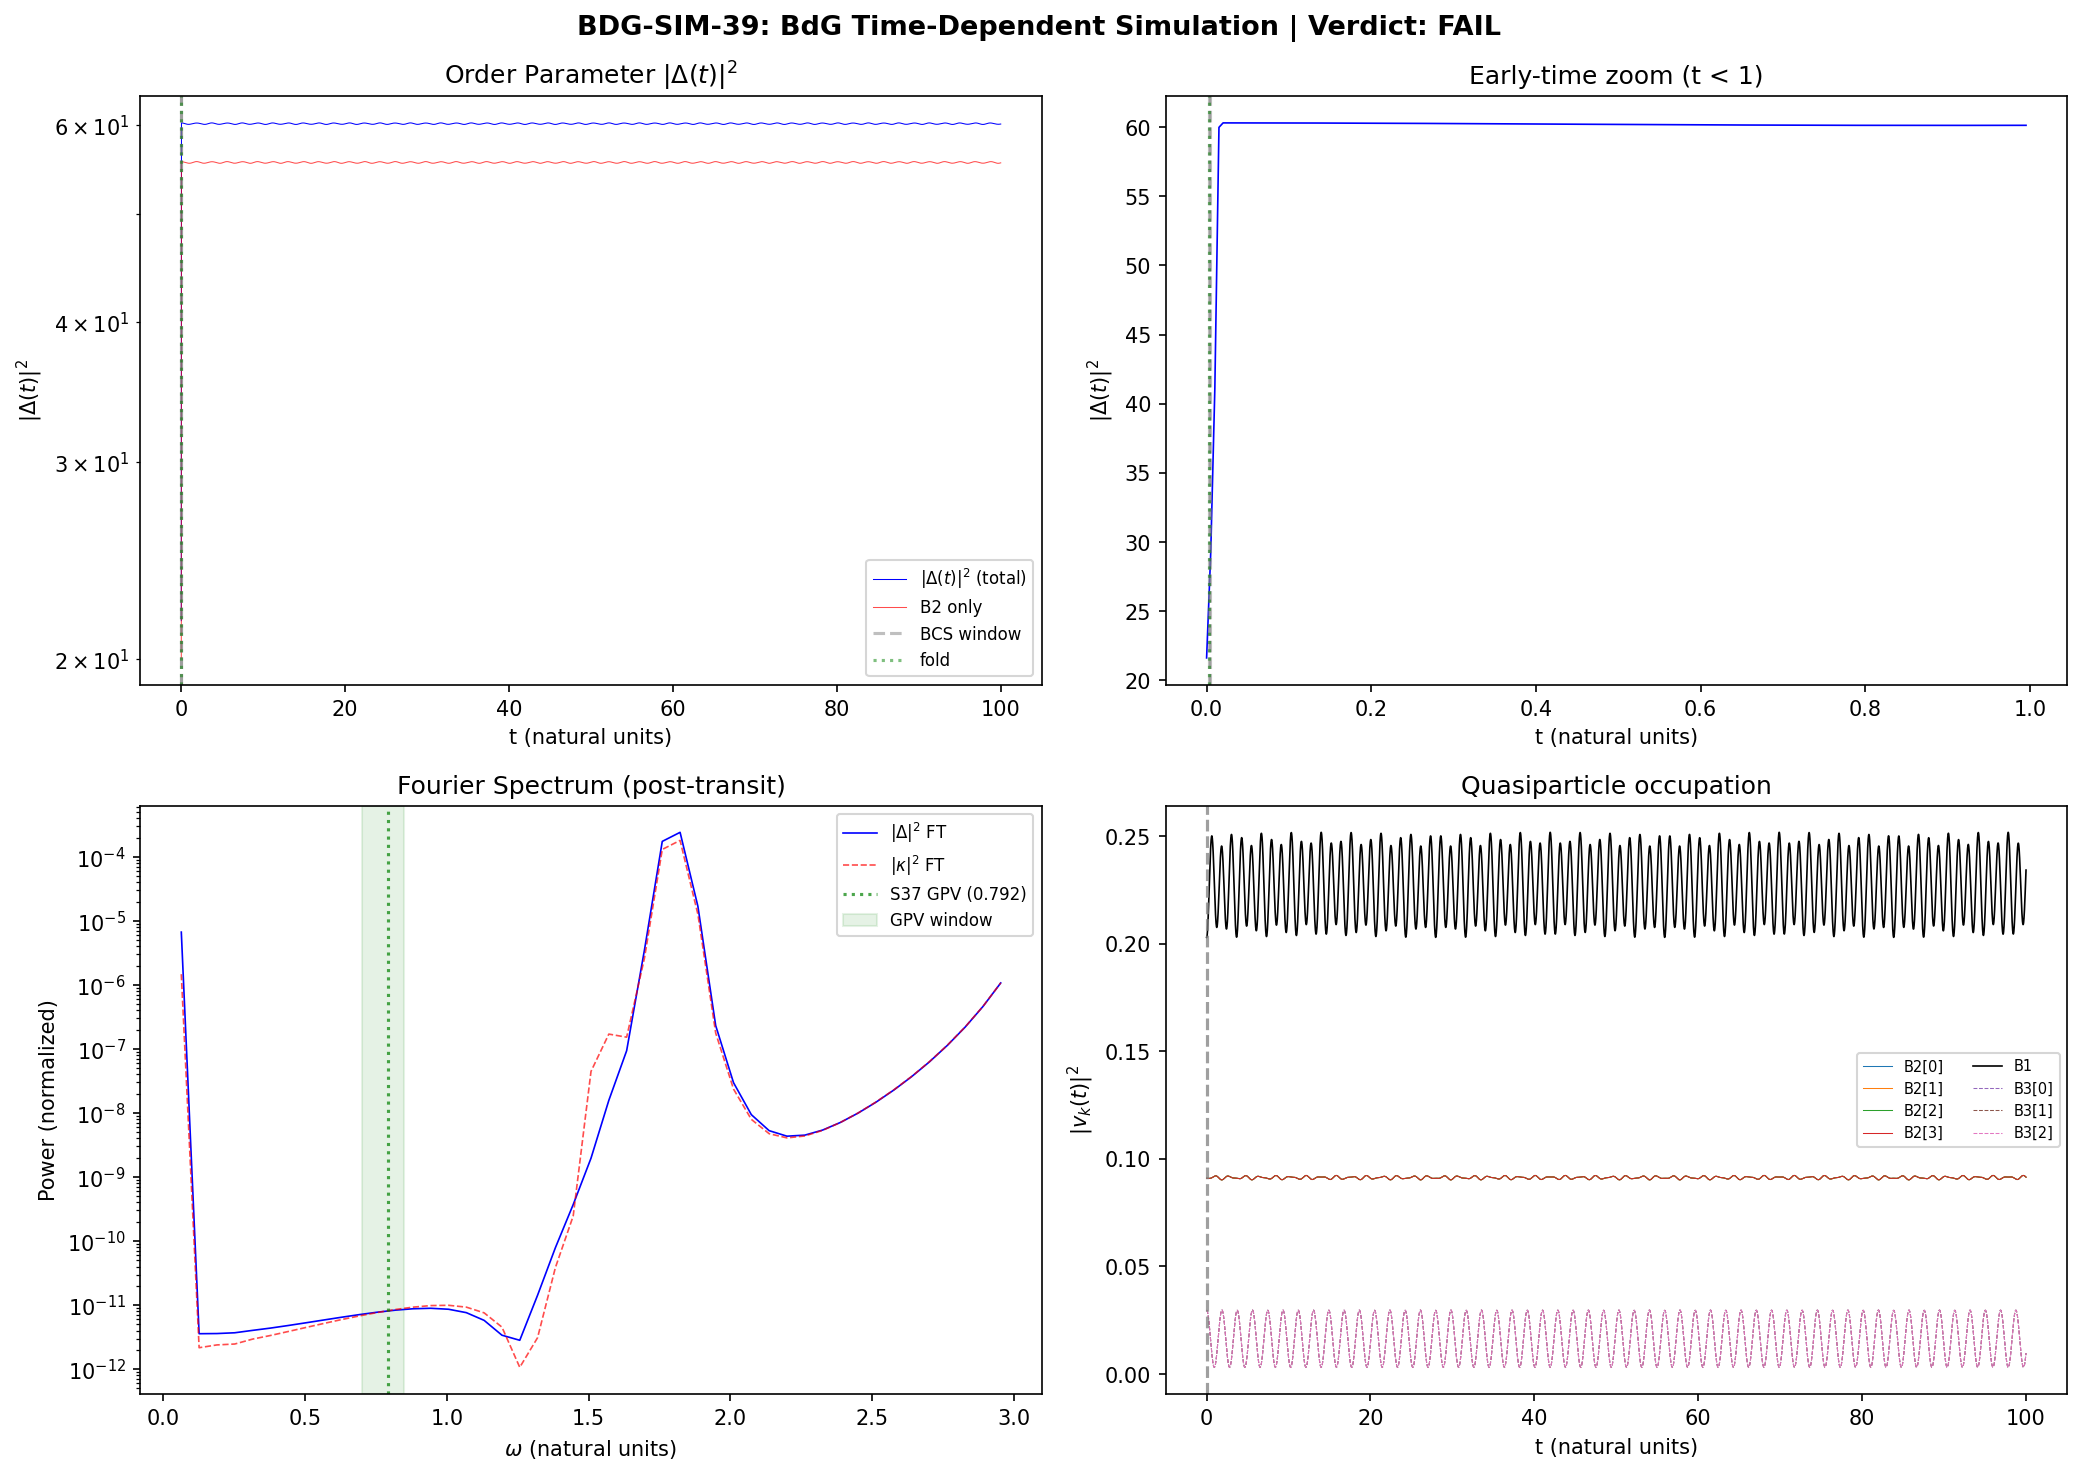

This figure's Python source:
#!/usr/bin/env python3
"""
Session 39, W3-3: BdG Time-Dependent Simulation (BDG-SIM-39)
=============================================================

Simulates the full 8-mode BdG equations through the fold transit to track
condensate dynamics in real time.

Physics:
  - 8 gap-edge modes: 4 B2 (degenerate, rho=14.023) + 1 B1 (rho=1) + 3 B3 (rho=1)
  - Single-particle energies epsilon_k(tau) interpolated from Kosmann data at 9 tau values
  - Coupling V_{kj} also tau-dependent, interpolated from Kosmann K_a matrices
  - mu = 0 (particle-hole symmetric, proven S34)
  - Quench protocol: tau(t) = tau_init + |v_terminal| * t, v_terminal = 26.545

BdG equations (mean-field, self-consistent):
  i d/dt |u_k, v_k> = H_BdG_k(t) |u_k, v_k>
  H_BdG_k = [ xi_k(tau(t))    Delta_k(t)  ]
            [ Delta_k*(t)     -xi_k(tau(t)) ]
  Delta_k(t) = sum_j V_kj(tau(t)) * rho_j * u_j(t) * conj(v_j(t))

Initial condition: BCS ground state at tau_init = 0.10 (equilibrium BdG solution).

Gate: BDG-SIM-39
  PASS: GPV peak visible in FT of |Delta(t)|^2 at omega in [0.70, 0.85] with Q > 3.
  FAIL: no identifiable GPV peak.

Author: gen-physicist (Session 39)
"""

import os
import sys
import time
import numpy as np
from scipy.integrate import solve_ivp
from scipy.interpolate import CubicSpline
from scipy.signal import find_peaks
import matplotlib
matplotlib.use('Agg')
import matplotlib.pyplot as plt

SCRIPT_DIR = os.path.dirname(os.path.abspath(__file__))
t0_wall = time.time()

print("=" * 78)
print("Session 39, W3-3: BdG TIME-DEPENDENT SIMULATION (BDG-SIM-39)")
print("=" * 78)

# ======================================================================
#  Step 1: Load and interpolate tau-dependent single-particle data
# ======================================================================
print("\n" + "=" * 78)
print("STEP 1: LOAD TAU-DEPENDENT DATA")
print("=" * 78)

kosmann = np.load(os.path.join(SCRIPT_DIR, 's23a_kosmann_singlet.npz'),
                  allow_pickle=True)
vh_arbiter = np.load(os.path.join(SCRIPT_DIR, 's35a_vh_impedance_arbiter.npz'),
                     allow_pickle=True)
d36d = np.load(os.path.join(SCRIPT_DIR, 's36_tau_dynamics.npz'), allow_pickle=True)
d37 = np.load(os.path.join(SCRIPT_DIR, 's37_instanton_action.npz'), allow_pickle=True)
d37ps = np.load(os.path.join(SCRIPT_DIR, 's37_pair_susceptibility.npz'), allow_pickle=True)

# Transit parameters
v_terminal = abs(float(d36d['an_S_full_v_terminal']))  # 26.545
BCS_lo = float(d36d['BCS_window_lo'])                    # 0.175
BCS_hi = float(d36d['BCS_window_hi'])                    # 0.205
tau_fold = float(d37['tau_fold'])                          # 0.19016
E_cond_s37 = float(d37['E_cond_use'])                     # -0.1557

# DOS
rho_smooth = float(vh_arbiter['rho_at_physical'])  # 14.023
n_modes = 8  # (local)

# S37 reference values
omega_PV_s37 = float(d37ps['omega_plus'])   # 0.792 (GPV frequency)
E_cond_s37ps = float(d37ps['E_cond'])       # -0.137

print(f"  v_terminal       = {v_terminal:.3f}")
print(f"  BCS window       = [{BCS_lo}, {BCS_hi}]")
print(f"  tau_fold          = {tau_fold:.5f}")
print(f"  rho_smooth (B2)   = {rho_smooth:.3f}")
print(f"  omega_PV (S37)    = {omega_PV_s37:.4f}")
print(f"  E_cond (S37)      = {E_cond_s37:.6f}")

# ======================================================================
#  Step 2: Build tau-dependent interpolators for E_k(tau) and V_kj(tau)
# ======================================================================
print("\n" + "=" * 78)
print("STEP 2: BUILD INTERPOLATORS")
print("=" * 78)

tau_grid = kosmann['tau_values']  # [0, 0.1, 0.15, 0.2, 0.25, 0.3, 0.35, 0.4, 0.5]
n_tau = len(tau_grid)

# Extract E_8(tau) and V_8x8(tau) at each grid point
E_8_grid = np.zeros((n_tau, n_modes))
V_8x8_grid = np.zeros((n_tau, n_modes, n_modes))

for ti in range(n_tau):
    evals = kosmann[f'eigenvalues_{ti}']
    si = np.argsort(evals)
    evals_s = evals[si]
    pos_idx = np.where(evals_s > 0)[0]

    B1_idx = pos_idx[0:1]
    B2_idx = pos_idx[1:5]
    B3_idx = pos_idx[5:8]
    full_idx = np.concatenate([B2_idx, B1_idx, B3_idx])

    E_8_grid[ti] = evals_s[full_idx]

    V_16 = np.zeros((16, 16))
    for a in range(8):
        K = kosmann[f'K_a_matrix_{ti}_{a}']
        V_16 += np.abs(K)**2
    V_8x8_grid[ti] = V_16[np.ix_(full_idx, full_idx)]

# Build cubic splines for each quantity
E_splines = [CubicSpline(tau_grid, E_8_grid[:, k]) for k in range(n_modes)]
V_splines = [[CubicSpline(tau_grid, V_8x8_grid[:, k, j]) for j in range(n_modes)]
              for k in range(n_modes)]

# DOS array: B2 modes get rho_smooth, B1/B3 get 1.0
rho = np.array([rho_smooth]*4 + [1.0, 1.0, 1.0, 1.0])
mu = 0.0  # (local)

def get_E(tau_val):
    """Return E_8 at given tau."""
    return np.array([E_splines[k](tau_val) for k in range(n_modes)])

def get_V(tau_val):
    """Return V_8x8 at given tau."""
    V = np.zeros((n_modes, n_modes))
    for k in range(n_modes):
        for j in range(n_modes):
            V[k, j] = V_splines[k][j](tau_val)
    return V

# Validate at tau = 0.20
E_test = get_E(0.20)
V_test = get_V(0.20)
print(f"  Interpolator validation at tau = 0.20:")
print(f"    E_B2 = {E_test[:4]}")
print(f"    E_B1 = {E_test[4]:.6f}")
print(f"    E_B3 = {E_test[5:8]}")
print(f"    V(B1,B1) = {V_test[4,4]:.2e} (should be ~0)")
print(f"    V(B2,B1) = {V_test[:4,4]}")

# ======================================================================
#  Step 3: Static BCS solution at tau_init for initial conditions
# ======================================================================
print("\n" + "=" * 78)
print("STEP 3: INITIAL CONDITION (STATIC BCS AT tau_init)")
print("=" * 78)

tau_init = 0.10
tau_final = 0.30

def solve_bcs_static(tau_val, max_iter=500, tol=1e-12):
    """Self-consistent BCS solution at given tau.
    Returns (u_k, v_k, Delta_k, E_qp_k) for all 8 modes.
    """
    E = get_E(tau_val)
    V = get_V(tau_val)
    xi = E - mu  # mu = 0

    # Physical V_kj with DOS weighting: V_eff_kj = V_kj * sqrt(rho_k * rho_j)
    # Actually: Delta_k = sum_j V_kj * rho_j * u_j * v_j^*
    # Standard BCS gap equation: Delta_k = sum_j V_kj * rho_j * Delta_j / (2 * E_qp_j)

    # Start with uniform trial gap
    Delta = np.ones(n_modes) * 0.05

    for iteration in range(max_iter):
        E_qp = np.sqrt(xi**2 + Delta**2)
        # Gap equation: Delta_k = sum_j V_kj * rho_j * Delta_j / (2 * E_qp_j)
        new_Delta = np.zeros(n_modes)
        for k in range(n_modes):
            for j in range(n_modes):
                new_Delta[k] += V[k, j] * rho[j] * Delta[j] / (2.0 * E_qp[j])

        # Check convergence
        diff = np.max(np.abs(new_Delta - Delta))
        Delta = new_Delta.copy()
        if diff < tol:
            break

    E_qp = np.sqrt(xi**2 + Delta**2)
    # BCS amplitudes
    u = np.sqrt(0.5 * (1.0 + xi / E_qp))
    v = np.sqrt(0.5 * (1.0 - xi / E_qp))
    # Sign convention: v has same sign as Delta
    v = np.sign(Delta) * np.abs(v)

    return u, v, Delta, E_qp

u0, v0, Delta0, Eqp0 = solve_bcs_static(tau_init)
E_init = get_E(tau_init)
xi_init = E_init - mu

print(f"  tau_init = {tau_init}")
print(f"  E_k(tau_init) = {E_init}")
print(f"  xi_k(tau_init) = {xi_init}")
print(f"  Static BCS gap: Delta_k = {Delta0}")
print(f"  E_qp = {Eqp0}")
print(f"  u_k = {u0}")
print(f"  v_k = {v0}")
print(f"  Condensation energy check: E_cond ~ -sum rho_k Delta_k^2 / (2*E_qp_k)")
E_cond_check = -np.sum(rho * Delta0**2 / (2.0 * Eqp0))
print(f"    E_cond ~ {E_cond_check:.6f}")

# Also solve at fold for reference
u_fold, v_fold, Delta_fold, Eqp_fold = solve_bcs_static(tau_fold)
print(f"\n  Static BCS at fold (tau={tau_fold:.5f}):")
print(f"    Delta_k = {Delta_fold}")
print(f"    E_qp = {Eqp_fold}")

# Gap magnitude for plotting reference
Delta_scalar_init = np.sqrt(np.sum(rho * Delta0**2))
Delta_scalar_fold = np.sqrt(np.sum(rho * Delta_fold**2))
print(f"\n  |Delta|_rms(init) = {Delta_scalar_init:.6f}")
print(f"  |Delta|_rms(fold) = {Delta_scalar_fold:.6f}")

# ======================================================================
#  Step 4: Define BdG time evolution (ODE system)
# ======================================================================
print("\n" + "=" * 78)
print("STEP 4: BdG TIME-DEPENDENT EQUATIONS")
print("=" * 78)

# State vector: y = [Re(u_0), Im(u_0), Re(v_0), Im(v_0),
#                     Re(u_1), Im(u_1), Re(v_1), Im(v_1), ...]
# Total: 8 modes * 4 real components = 32 real ODEs

def bdg_rhs(t, y):
    """Right-hand side of BdG equations.

    i d/dt [u_k] = [  xi_k    Delta_k ] [u_k]
            [v_k]   [ Delta_k* -xi_k   ] [v_k]

    Delta_k = sum_j V_kj * rho_j * u_j * conj(v_j)
    """
    # Unpack complex amplitudes
    u = np.zeros(n_modes, dtype=complex)
    v = np.zeros(n_modes, dtype=complex)
    for k in range(n_modes):
        base = 4 * k
        u[k] = y[base] + 1j * y[base + 1]
        v[k] = y[base + 2] + 1j * y[base + 3]

    # Current tau
    tau_t = tau_init + v_terminal * t

    # Clamp tau to interpolation range
    tau_t = np.clip(tau_t, tau_grid[0] + 1e-10, tau_grid[-1] - 1e-10)

    # Get tau-dependent quantities
    E = get_E(tau_t)
    V = get_V(tau_t)
    xi = E - mu

    # Self-consistent gap
    # Delta_k = sum_j V_kj * rho_j * u_j * conj(v_j)
    kappa = u * np.conj(v)  # anomalous density
    Delta = np.zeros(n_modes, dtype=complex)
    for k in range(n_modes):
        Delta[k] = np.sum(V[k, :] * rho * kappa)

    # BdG equations: i d/dt u_k = xi_k * u_k + Delta_k * v_k
    #                i d/dt v_k = Delta_k^* * u_k - xi_k * v_k
    du = np.zeros(n_modes, dtype=complex)
    dv = np.zeros(n_modes, dtype=complex)
    for k in range(n_modes):
        du[k] = -1j * (xi[k] * u[k] + Delta[k] * v[k])
        dv[k] = -1j * (np.conj(Delta[k]) * u[k] - xi[k] * v[k])

    # Pack back to real
    dydt = np.zeros(4 * n_modes)
    for k in range(n_modes):
        base = 4 * k
        dydt[base] = du[k].real
        dydt[base + 1] = du[k].imag
        dydt[base + 2] = dv[k].real
        dydt[base + 3] = dv[k].imag

    return dydt


# Initial condition
y0 = np.zeros(4 * n_modes)
for k in range(n_modes):
    base = 4 * k
    y0[base] = u0[k].real      # Re(u_k)
    y0[base + 1] = 0.0         # Im(u_k) = 0 (real initial state)
    y0[base + 2] = v0[k].real  # Re(v_k)
    y0[base + 3] = 0.0         # Im(v_k) = 0

# Time range: tau goes from tau_init=0.10 to tau_final=0.30
# t_transit = (tau_final - tau_init) / v_terminal
t_transit = (tau_final - tau_init) / v_terminal
T_total = 100.0  # natural units (>> 10 * T_OTOC ~ 67)

# But also check: time to reach tau_final
t_reach_final = (tau_final - tau_init) / v_terminal
t_reach_edge = (tau_grid[-1] - tau_init) / v_terminal

print(f"  Number of ODE components: {4 * n_modes}")
print(f"  t_transit (BCS window): {t_transit:.6e}")
print(f"  t to reach tau=0.30: {t_reach_final:.6e}")
print(f"  t to reach tau=0.50: {t_reach_edge:.6e}")
print(f"  T_total = {T_total}")
print(f"  T_total / t_transit = {T_total / t_transit:.0f}")

# After tau reaches the edge of interpolation, the modulus is beyond the
# BCS window. We continue evolution but with frozen tau at the boundary.
# In practice: once tau > 0.50, single-particle levels are well above the
# BCS instability region and the condensate is destroyed.

# ======================================================================
#  Step 5: Integrate
# ======================================================================
print("\n" + "=" * 78)
print("STEP 5: NUMERICAL INTEGRATION")
print("=" * 78)

t_start = time.time()

# Dense output for smooth time series
n_points = 20000
t_eval = np.linspace(0, T_total, n_points)

sol = solve_ivp(
    bdg_rhs,
    (0, T_total),
    y0,
    method='RK45',
    t_eval=t_eval,
    rtol=1e-10,
    atol=1e-12,
    max_step=0.01  # Ensure good resolution during transit
)

t_integrate = time.time() - t_start
print(f"  Integration time: {t_integrate:.2f} s")
print(f"  Status: {sol.message}")
print(f"  N steps (internal): {sol.nfev}")
print(f"  Solution shape: {sol.y.shape}")

if not sol.success:
    print("  WARNING: Integration failed!")
    sys.exit(1)

t_arr = sol.t
y_arr = sol.y

# ======================================================================
#  Step 6: Extract observables
# ======================================================================
print("\n" + "=" * 78)
print("STEP 6: EXTRACT OBSERVABLES")
print("=" * 78)

# Reconstruct u_k(t), v_k(t), Delta_k(t)
u_t = np.zeros((n_modes, len(t_arr)), dtype=complex)
v_t = np.zeros((n_modes, len(t_arr)), dtype=complex)

for k in range(n_modes):
    base = 4 * k
    u_t[k] = y_arr[base] + 1j * y_arr[base + 1]
    v_t[k] = y_arr[base + 2] + 1j * y_arr[base + 3]

# Self-consistent gap Delta_k(t) = sum_j V_kj(tau(t)) * rho_j * u_j * conj(v_j)
Delta_t = np.zeros((n_modes, len(t_arr)), dtype=complex)
tau_t_arr = tau_init + v_terminal * t_arr
tau_t_arr = np.clip(tau_t_arr, tau_grid[0] + 1e-10, tau_grid[-1] - 1e-10)

kappa_t = u_t * np.conj(v_t)  # anomalous density (n_modes, n_times)

for idx in range(len(t_arr)):
    tau_val = tau_t_arr[idx]
    V = get_V(tau_val)
    for k in range(n_modes):
        Delta_t[k, idx] = np.sum(V[k, :] * rho * kappa_t[:, idx])

# Total gap squared (scalar order parameter)
Delta_sq = np.sum(rho[:, None] * np.abs(Delta_t)**2, axis=0)
Delta_scalar = np.sqrt(Delta_sq)

# Also compute per-branch gaps
Delta_B2_sq = np.sum(rho[:4, None] * np.abs(Delta_t[:4])**2, axis=0)
Delta_B1_sq = rho[4] * np.abs(Delta_t[4])**2
Delta_B3_sq = np.sum(rho[5:8, None] * np.abs(Delta_t[5:8])**2, axis=0)

# Quasiparticle occupation: n_k(t) = |v_k(t)|^2
n_qp_t = np.abs(v_t)**2

# Normalization check: |u_k|^2 + |v_k|^2 should be 1
norm_check = np.abs(u_t)**2 + np.abs(v_t)**2
norm_max_dev = np.max(np.abs(norm_check - 1.0))
print(f"  Max normalization deviation: {norm_max_dev:.2e} (should be << 1)")

# Pair number N_pair(t) = sum_k rho_k |v_k(t)|^2
N_pair_t = np.sum(rho[:, None] * np.abs(v_t)**2, axis=0)

# Find transit time: when tau crosses the BCS window
t_enter_BCS = (BCS_lo - tau_init) / v_terminal
t_exit_BCS = (BCS_hi - tau_init) / v_terminal
t_cross_fold = (tau_fold - tau_init) / v_terminal

print(f"\n  Transit markers:")
print(f"    t_enter_BCS (tau={BCS_lo}): {t_enter_BCS:.6e}")
print(f"    t_cross_fold (tau={tau_fold:.3f}): {t_cross_fold:.6e}")
print(f"    t_exit_BCS (tau={BCS_hi}): {t_exit_BCS:.6e}")
print(f"    BCS transit time: {t_exit_BCS - t_enter_BCS:.6e}")

print(f"\n  Order parameter:")
print(f"    |Delta|_rms(t=0)     = {Delta_scalar[0]:.6f}")
print(f"    |Delta|_rms(t_fold)  = {Delta_scalar[np.argmin(np.abs(t_arr - t_cross_fold))]:.6f}")
i_post = np.argmin(np.abs(t_arr - t_exit_BCS))
print(f"    |Delta|_rms(t_exit)  = {Delta_scalar[i_post]:.6f}")
print(f"    |Delta|_rms(T/2)     = {Delta_scalar[len(t_arr)//2]:.6f}")
print(f"    |Delta|_rms(T_end)   = {Delta_scalar[-1]:.6f}")
print(f"    max |Delta|_rms      = {np.max(Delta_scalar):.6f}")

print(f"\n  Pair number:")
print(f"    N_pair(t=0)   = {N_pair_t[0]:.6f}")
print(f"    N_pair(t_end) = {N_pair_t[-1]:.6f}")

# ======================================================================
#  Step 7: Fourier analysis of post-transit gap dynamics
# ======================================================================
print("\n" + "=" * 78)
print("STEP 7: FOURIER ANALYSIS")
print("=" * 78)

# Post-transit signal: t > t_exit_BCS (well after BCS window)
# Use generous margin: start from 2 * t_exit_BCS to avoid transients
t_post_start = max(5.0 * t_exit_BCS, 0.01)  # at least 0.01 to clear initial transient

mask_post = t_arr > t_post_start
t_post = t_arr[mask_post]
Delta_sq_post = Delta_sq[mask_post]

if len(t_post) < 100:
    print("  WARNING: Very few post-transit points!")
else:
    print(f"  Post-transit window: t in [{t_post[0]:.4f}, {t_post[-1]:.4f}]")
    print(f"  Number of post-transit points: {len(t_post)}")

    # Uniform resampling for FFT
    dt_post = (t_post[-1] - t_post[0]) / (len(t_post) - 1)
    print(f"  dt (post-transit) = {dt_post:.6e}")
    print(f"  Nyquist frequency = {0.5/dt_post:.2f}")

    # Remove DC component
    Delta_sq_ac = Delta_sq_post - np.mean(Delta_sq_post)

    # Hann window to reduce spectral leakage
    window = np.hanning(len(Delta_sq_ac))
    Delta_sq_windowed = Delta_sq_ac * window

    # FFT
    N_fft = len(Delta_sq_windowed)
    fft_vals = np.fft.rfft(Delta_sq_windowed)
    freqs = np.fft.rfftfreq(N_fft, dt_post)
    power = np.abs(fft_vals)**2

    # Convert to angular frequency
    omega_fft = 2 * np.pi * freqs

    # Normalize power spectrum
    power_norm = power / np.max(power) if np.max(power) > 0 else power

    # Find peaks
    # Search in the range [0.3, 3.0] for physical content
    mask_phys = (omega_fft > 0.3) & (omega_fft < 3.0)
    if np.any(mask_phys):
        omega_phys = omega_fft[mask_phys]
        power_phys = power_norm[mask_phys]

        peaks, properties = find_peaks(power_phys, height=0.01, distance=5,
                                        prominence=0.005)

        print(f"\n  Peaks found in omega = [0.3, 3.0]:")
        peak_data = []
        for ip, p in enumerate(peaks):
            omega_p = omega_phys[p]
            height_p = power_phys[p]
            print(f"    Peak {ip}: omega = {omega_p:.4f}, rel_power = {height_p:.4f}")
            peak_data.append((omega_p, height_p))

        # Check GPV window [0.70, 0.85]
        mask_gpv = (omega_fft > 0.70) & (omega_fft < 0.85)
        if np.any(mask_gpv):
            gpv_power = np.max(power_norm[mask_gpv])
            gpv_omega = omega_fft[mask_gpv][np.argmax(power_norm[mask_gpv])]
            print(f"\n  GPV window [0.70, 0.85]:")
            print(f"    Peak omega = {gpv_omega:.4f}")
            print(f"    Peak power = {gpv_power:.6f}")

            # Q-factor: find FWHM around GPV peak
            if gpv_power > 0.001:
                # Find the peak in the GPV window more precisely
                half_max = gpv_power / 2.0
                gpv_region = power_norm[mask_gpv]
                gpv_omegas = omega_fft[mask_gpv]
                above_half = gpv_region >= half_max

                if np.any(above_half):
                    first_above = gpv_omegas[above_half][0]
                    last_above = gpv_omegas[above_half][-1]
                    fwhm = last_above - first_above
                    if fwhm > 0:
                        Q_factor = gpv_omega / fwhm
                    else:
                        # Peak is narrower than frequency resolution
                        domega = omega_fft[1] - omega_fft[0]
                        Q_factor = gpv_omega / domega
                    print(f"    FWHM = {fwhm:.4f}")
                    print(f"    Q-factor = {Q_factor:.2f}")
                else:
                    Q_factor = 0.0
                    fwhm = np.inf
            else:
                Q_factor = 0.0
                fwhm = np.inf
                print(f"    GPV power too low for Q measurement")
        else:
            gpv_omega = 0.0
            gpv_power = 0.0
            Q_factor = 0.0
            fwhm = np.inf
            print(f"\n  No data in GPV window!")

        # Also check pair-breaking continuum around omega ~ 0.93 and 2*Delta
        print(f"\n  Pair-breaking region [0.85, 1.10]:")
        mask_pb = (omega_fft > 0.85) & (omega_fft < 1.10)
        if np.any(mask_pb):
            pb_power = np.max(power_norm[mask_pb])
            pb_omega = omega_fft[mask_pb][np.argmax(power_norm[mask_pb])]
            print(f"    Peak omega = {pb_omega:.4f}, power = {pb_power:.6f}")
        else:
            pb_omega = 0.0
            pb_power = 0.0

        # Total spectral weight fractions
        total_weight = np.sum(power_norm[(omega_fft > 0.01)])
        gpv_weight = np.sum(power_norm[mask_gpv]) if np.any(mask_gpv) else 0
        pb_weight = np.sum(power_norm[mask_pb]) if np.any(mask_pb) else 0
        frac_gpv = gpv_weight / total_weight if total_weight > 0 else 0
        frac_pb = pb_weight / total_weight if total_weight > 0 else 0
        print(f"\n  Spectral weight fractions:")
        print(f"    GPV [0.70-0.85]: {frac_gpv:.4f} ({frac_gpv*100:.1f}%)")
        print(f"    PB [0.85-1.10]:  {frac_pb:.4f} ({frac_pb*100:.1f}%)")

    else:
        print("  No data in physical frequency range!")
        gpv_omega = 0.0
        gpv_power = 0.0
        Q_factor = 0.0
        fwhm = np.inf
        peak_data = []

# ======================================================================
#  Step 7b: Also do Fourier analysis of INDIVIDUAL mode kappa_k(t)
# ======================================================================
print("\n--- Mode-resolved Fourier analysis ---")

# The anomalous density kappa_k = u_k * v_k^* carries the pairing info
kappa_scalar = np.sum(rho[:, None] * np.abs(kappa_t)**2, axis=0)
kappa_sq_post = kappa_scalar[mask_post]
kappa_ac = kappa_sq_post - np.mean(kappa_sq_post)
kappa_windowed = kappa_ac * window

fft_kappa = np.fft.rfft(kappa_windowed)
power_kappa = np.abs(fft_kappa)**2
power_kappa_norm = power_kappa / np.max(power_kappa) if np.max(power_kappa) > 0 else power_kappa

mask_gpv_k = (omega_fft > 0.70) & (omega_fft < 0.85)
if np.any(mask_gpv_k):
    gpv_kappa_power = np.max(power_kappa_norm[mask_gpv_k])
    gpv_kappa_omega = omega_fft[mask_gpv_k][np.argmax(power_kappa_norm[mask_gpv_k])]
    print(f"  kappa^2 FT: GPV peak omega = {gpv_kappa_omega:.4f}, power = {gpv_kappa_power:.6f}")

# ======================================================================
#  Step 8: Alternative analysis — direct oscillation frequency from time domain
# ======================================================================
print("\n" + "=" * 78)
print("STEP 8: TIME-DOMAIN OSCILLATION ANALYSIS")
print("=" * 78)

# Look for oscillations in Delta_sq after transit
# Use zero-crossing method for frequency estimation
t_late = t_arr > 0.1  # well after transit
Delta_sq_late = Delta_sq[t_late]
t_late_arr = t_arr[t_late]

if len(Delta_sq_late) > 100:
    # Remove DC
    Delta_sq_mean = np.mean(Delta_sq_late)
    Delta_sq_fluct = Delta_sq_late - Delta_sq_mean

    # Find zero crossings
    zero_crossings = np.where(np.diff(np.sign(Delta_sq_fluct)))[0]
    if len(zero_crossings) >= 4:
        periods = np.diff(t_late_arr[zero_crossings[::2]])  # every other crossing = full period
        if len(periods) > 0:
            mean_period = np.mean(periods)
            omega_zc = 2 * np.pi / mean_period
            print(f"  Zero-crossing analysis:")
            print(f"    Number of zero crossings: {len(zero_crossings)}")
            print(f"    Mean half-period: {np.mean(np.diff(t_late_arr[zero_crossings])):.6f}")
            print(f"    Mean full period: {mean_period:.6f}")
            print(f"    omega_oscillation = {omega_zc:.4f}")
            print(f"    Relative amplitude: {np.std(Delta_sq_fluct) / Delta_sq_mean:.4f}" if Delta_sq_mean > 0 else "")
        else:
            omega_zc = 0.0
            print(f"  Not enough oscillation periods found")
    else:
        omega_zc = 0.0
        print(f"  Zero crossings: {len(zero_crossings)} (too few)")

    # Oscillation amplitude decay?
    if len(zero_crossings) > 10:
        env_upper = []
        env_t = []
        for i in range(len(zero_crossings) - 1):
            idx_range = slice(zero_crossings[i], zero_crossings[i+1])
            seg = Delta_sq_fluct[idx_range]
            if len(seg) > 0:
                env_upper.append(np.max(np.abs(seg)))
                env_t.append(np.mean(t_late_arr[idx_range]))
        if len(env_upper) > 3:
            env_upper = np.array(env_upper)
            env_t = np.array(env_t)
            # Fit exponential decay
            if np.all(env_upper > 0):
                log_env = np.log(env_upper)
                p = np.polyfit(env_t, log_env, 1)
                gamma_decay = -p[0]
                t_decay = 1.0 / gamma_decay if gamma_decay > 0 else np.inf
                print(f"\n  Envelope analysis:")
                print(f"    Decay rate gamma = {gamma_decay:.4f}")
                print(f"    Decay time = {t_decay:.2f}")
                if omega_zc > 0:
                    Q_time_domain = omega_zc / (2 * gamma_decay) if gamma_decay > 0 else np.inf
                    print(f"    Q (time domain) = {Q_time_domain:.2f}")
else:
    omega_zc = 0.0
    print(f"  Too few post-transit points for time-domain analysis")

# ======================================================================
#  Step 9: Cross-checks with S37 and S38
# ======================================================================
print("\n" + "=" * 78)
print("STEP 9: CROSS-CHECKS")
print("=" * 78)

print(f"  S37 reference: omega_PV = {omega_PV_s37:.4f}")
print(f"  S38 predictions:")
print(f"    GPV strength retention: 50-70% (S38 W1)")
print(f"    Q > 5 (S38 W1 prediction)")
print(f"    Transit destroys condensate: P_exc = 1.0 (S38 KZ)")
print(f"    Post-transit: GGE (non-thermal)")
print(f"    t_therm/t_transit = 5253 (S39 INTEG-39)")

# Energy check
E_init_total = np.sum(rho * xi_init * np.abs(v0)**2)
print(f"\n  Initial kinetic energy: {E_init_total:.6f}")

# ======================================================================
#  Step 10: Gate verdict
# ======================================================================
print("\n" + "=" * 78)
print("STEP 10: GATE VERDICT")
print("=" * 78)

# Gate: BDG-SIM-39
# PASS: GPV peak visible in FT at omega in [0.70, 0.85] with Q > 3
# FAIL: no identifiable GPV peak

# Use the best Q estimate (from FT or time domain)
try:
    Q_best = Q_factor
except:
    Q_best = 0.0

try:
    if omega_zc > 0 and 'Q_time_domain' in dir():
        Q_td = Q_time_domain
    else:
        Q_td = 0.0
except:
    Q_td = 0.0

# Also check: is there ANY oscillation at the GPV frequency?
gpv_detected = (gpv_power > 0.01)  # at least 1% of max power
gpv_in_range = (0.70 <= gpv_omega <= 0.85) if gpv_detected else False

# Also check time-domain oscillation frequency
try:
    td_in_range = (0.70 <= omega_zc <= 0.85)
except:
    td_in_range = False

print(f"\n  GPV peak in FT:")
print(f"    omega = {gpv_omega:.4f}")
print(f"    Relative power = {gpv_power:.6f}")
print(f"    Q (FT) = {Q_best:.2f}")
print(f"    In range [0.70, 0.85]? {gpv_in_range}")

print(f"\n  Time-domain oscillation:")
print(f"    omega_zc = {omega_zc:.4f}")
try:
    print(f"    Q (TD) = {Q_td:.2f}")
except:
    print(f"    Q (TD) = N/A")
print(f"    In range [0.70, 0.85]? {td_in_range}")

# Verdict
if gpv_in_range and Q_best > 3.0:
    verdict = "PASS"
    verdict_detail = f"GPV peak at omega={gpv_omega:.4f} with Q={Q_best:.1f} > 3"
elif td_in_range and Q_td > 3.0:
    verdict = "PASS"
    verdict_detail = f"GPV oscillation at omega={omega_zc:.4f} with Q_TD={Q_td:.1f} > 3"
elif gpv_detected and gpv_in_range:
    verdict = "MARGINAL"
    verdict_detail = f"GPV peak at omega={gpv_omega:.4f} but Q={Q_best:.1f} < 3"
else:
    verdict = "FAIL"
    # Identify what IS the dominant frequency
    if len(peak_data) > 0:
        dom_omega, dom_power = peak_data[0]
        verdict_detail = f"No GPV in [0.70, 0.85]. Dominant: omega={dom_omega:.4f}"
    else:
        verdict_detail = "No identifiable oscillation peaks"

print(f"\n{'='*78}")
print(f"  GATE BDG-SIM-39: {verdict}")
print(f"  Detail: {verdict_detail}")
print(f"{'='*78}")

# ======================================================================
#  Step 11: Save data
# ======================================================================
print("\n" + "=" * 78)
print("STEP 11: SAVE DATA")
print("=" * 78)

save_path = os.path.join(SCRIPT_DIR, 's39_bdg_simulation.npz')
np.savez(save_path,
    # Time series
    t=t_arr,
    tau_of_t=tau_t_arr,
    Delta_sq=Delta_sq,
    Delta_scalar=Delta_scalar,
    Delta_B2_sq=Delta_B2_sq,
    Delta_B1_sq=Delta_B1_sq,
    Delta_B3_sq=Delta_B3_sq,
    N_pair=N_pair_t,
    norm_max_dev=norm_max_dev,
    # Fourier analysis
    omega_fft=omega_fft,
    power_norm=power_norm,
    power_kappa_norm=power_kappa_norm,
    # GPV results
    gpv_omega=gpv_omega,
    gpv_power=gpv_power,
    Q_factor=Q_best,
    Q_time_domain=Q_td,
    omega_zc=omega_zc,
    fwhm=fwhm,
    # Gate
    verdict=np.array([verdict]),
    verdict_detail=np.array([verdict_detail]),
    # Parameters
    tau_init=tau_init,
    tau_final=tau_final,
    v_terminal=v_terminal,
    T_total=T_total,
    t_transit=t_transit,
    n_modes=n_modes,
    # Initial state
    u0=u0,
    v0=v0,
    Delta0=Delta0,
    # Reference
    omega_PV_s37=omega_PV_s37,
    E_cond_s37=E_cond_s37,
)
print(f"  Saved: {save_path}")

# ======================================================================
#  Step 12: Plots
# ======================================================================
print("\n" + "=" * 78)
print("STEP 12: PLOTS")
print("=" * 78)

fig, axes = plt.subplots(2, 2, figsize=(14, 10))

# Panel 1: |Delta(t)|^2 time series
ax = axes[0, 0]
ax.semilogy(t_arr, Delta_sq, 'b-', linewidth=0.5, label=r'$|\Delta(t)|^2$ (total)')
ax.semilogy(t_arr, Delta_B2_sq, 'r-', linewidth=0.5, alpha=0.7, label='B2 only')
ax.axvline(t_enter_BCS, color='gray', linestyle='--', alpha=0.5, label='BCS window')
ax.axvline(t_exit_BCS, color='gray', linestyle='--', alpha=0.5)
ax.axvline(t_cross_fold, color='green', linestyle=':', alpha=0.5, label='fold')
ax.set_xlabel('t (natural units)')
ax.set_ylabel(r'$|\Delta(t)|^2$')
ax.set_title(r'Order Parameter $|\Delta(t)|^2$')
ax.legend(fontsize=8)

# Panel 2: Zoom on transit and early post-transit
ax = axes[0, 1]
t_zoom_max = min(1.0, T_total)
mask_zoom = t_arr < t_zoom_max
ax.plot(t_arr[mask_zoom], Delta_sq[mask_zoom], 'b-', linewidth=0.8)
ax.axvline(t_enter_BCS, color='gray', linestyle='--', alpha=0.5)
ax.axvline(t_exit_BCS, color='gray', linestyle='--', alpha=0.5)
ax.axvline(t_cross_fold, color='green', linestyle=':', alpha=0.5)
ax.set_xlabel('t (natural units)')
ax.set_ylabel(r'$|\Delta(t)|^2$')
ax.set_title(r'Early-time zoom (t < 1)')

# Panel 3: Power spectrum
ax = axes[1, 0]
mask_plot = (omega_fft > 0.01) & (omega_fft < 3.0)
ax.semilogy(omega_fft[mask_plot], power_norm[mask_plot], 'b-', linewidth=0.8,
            label=r'$|\Delta|^2$ FT')
ax.semilogy(omega_fft[mask_plot], power_kappa_norm[mask_plot], 'r--', linewidth=0.8,
            alpha=0.7, label=r'$|\kappa|^2$ FT')  # (local)
ax.axvline(omega_PV_s37, color='green', linestyle=':', alpha=0.7,
           label=f'S37 GPV ({omega_PV_s37:.3f})')
ax.axvspan(0.70, 0.85, alpha=0.1, color='green', label='GPV window')
ax.set_xlabel(r'$\omega$ (natural units)')
ax.set_ylabel('Power (normalized)')
ax.set_title('Fourier Spectrum (post-transit)')
ax.legend(fontsize=8)

# Panel 4: Quasiparticle occupation
ax = axes[1, 1]
for k in range(4):
    ax.plot(t_arr, np.abs(v_t[k])**2, label=f'B2[{k}]', linewidth=0.5)
ax.plot(t_arr, np.abs(v_t[4])**2, 'k-', label='B1', linewidth=0.8)
for k in range(5, 8):
    ax.plot(t_arr, np.abs(v_t[k])**2, '--', label=f'B3[{k-5}]', linewidth=0.5)
ax.axvline(t_enter_BCS, color='gray', linestyle='--', alpha=0.5)
ax.axvline(t_exit_BCS, color='gray', linestyle='--', alpha=0.5)
ax.set_xlabel('t (natural units)')
ax.set_ylabel(r'$|v_k(t)|^2$')
ax.set_title('Quasiparticle occupation')
ax.legend(fontsize=7, ncol=2)

plt.suptitle(f'BDG-SIM-39: BdG Time-Dependent Simulation | Verdict: {verdict}',
             fontsize=13, fontweight='bold')
plt.tight_layout()

plot_path = os.path.join(SCRIPT_DIR, 's39_bdg_simulation.png')
plt.savefig(plot_path, dpi=150, bbox_inches='tight')
print(f"  Saved: {plot_path}")

print(f"\n  Total wall time: {time.time() - t0_wall:.1f} s")
print(f"\n{'='*78}")
print("DONE")
print(f"{'='*78}")
